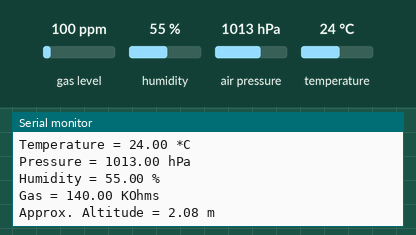
A sketch run on a simulated Arduino Uno, built with avr-gcc and run on an emulated ATmega328P. Shown: the last lines printed to the serial monitor. The inputs (shaded band) are chosen by the test bench; at power-on: gas level 100 ppm, humidity 55 %, air pressure 1013 hPa, temperature 24 °C.

Above: at 1.2 s.
1.3 s: gas level set to 20 ppm
At 2.54 s:
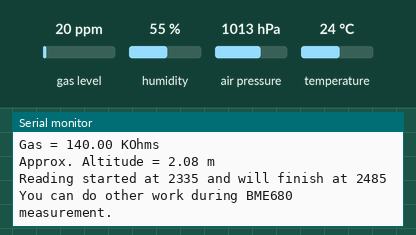
2.8 s: humidity set to 22 %
At 2.8 s:
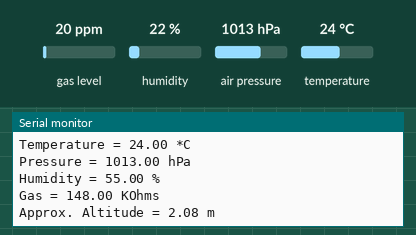
4.3 s: air pressure set to 952 hPa
At 5.6 s:
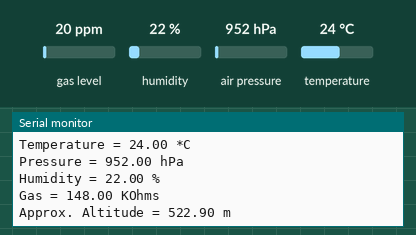
5.8 s: temperature set to 12 °C
At 7.18 s:
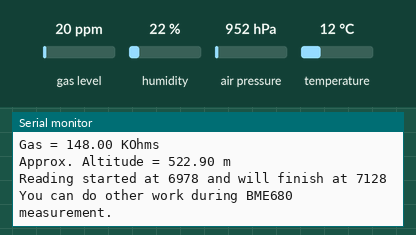
7.3 s: gas level set to 750 ppm
At 10.4 s:
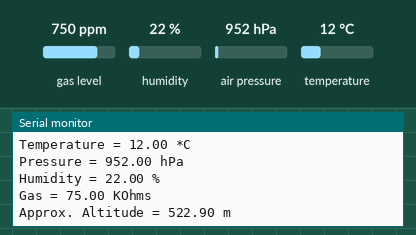
Timing chart, 0 to 11.9 s (numbered marks = the images above; inputs shaded):
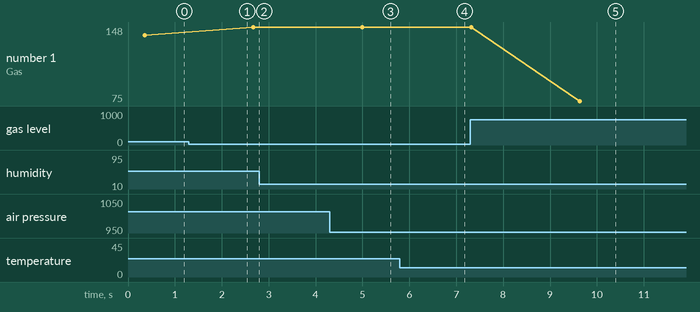

The sketch:

bme680_async_adafruit.ino
```cpp
//Libraries pour le capteur et la communication I2C
#include <Wire.h>
#include <Adafruit_Sensor.h>
#include "Adafruit_BME680.h"

//Constante de référence
#define SEALEVELPRESSURE_HPA (1013.25)

//Variable identifiant le capteur pour la communication I2C
Adafruit_BME680 bme; // I2C

void setup() {
  //Taux de communication
  Serial.begin(9600);
  //Attend que la communication avec l'ordi soit établie au travers du port série pour commencer le programme
  //Ainsi, on ne perd pas d'infos
  while (!Serial);
  Serial.println(F("BME680 async test"));

  //On essaye d'initialiser la communication avec bme.begin(). Si cela échoue, on arrête le programme
  if (!bme.begin(0x76)) {
    Serial.println(F("Could not find a valid BME680 sensor, check wiring!"));
    while (1);
  }

  // Paramètres de filtre et de oversampling du capteur - à changer si besoin
  bme.setTemperatureOversampling(BME680_OS_8X);
  bme.setHumidityOversampling(BME680_OS_2X);
  bme.setPressureOversampling(BME680_OS_4X);
  bme.setIIRFilterSize(BME680_FILTER_SIZE_3);
  bme.setGasHeater(320, 150); // 320*C for 150 ms
}

void loop() {
  //Commence les mesures
  unsigned long endTime = bme.beginReading();
  if (endTime == 0) {
    Serial.println(F("Failed to begin reading :("));
    return;
  }

  //On garde en mémoire le temps qu'on a mis à faire les mesures
  Serial.print(F("Reading started at "));
  Serial.print(millis());
  Serial.print(F(" and will finish at "));
  Serial.println(endTime);

  Serial.println(F("You can do other work during BME680 measurement."));
  delay(50); // This represents parallel work.
  // There's no need to delay() until millis() >= endTime: bme.endReading()
  // takes care of that. It's okay for parallel work to take longer than
  // BME680's measurement time.

  //Récupère la mesure si on a réussi à mesurer
  if (!bme.endReading()) {
    Serial.println(F("Failed to complete reading :("));
    return;
  }
  Serial.print(F("Reading completed at "));
  Serial.println(millis());

  Serial.print(F("Temperature = "));
  Serial.print(bme.temperature);
  Serial.println(F(" *C"));

  Serial.print(F("Pressure = "));
  Serial.print(bme.pressure / 100.0);
  Serial.println(F(" hPa"));

  Serial.print(F("Humidity = "));
  Serial.print(bme.humidity);
  Serial.println(F(" %"));

  Serial.print(F("Gas = "));
  Serial.print(bme.gas_resistance / 1000.0);
  Serial.println(F(" KOhms"));

  Serial.print(F("Approx. Altitude = "));
  Serial.print(bme.readAltitude(SEALEVELPRESSURE_HPA));
  Serial.println(F(" m"));

  Serial.println();
  delay(2000);
}
```

Measured:
- after the input at 4.3 s, the serial monitor: prints a new line after 0.65 s (image 3)
- after the input at 7.3 s, the serial monitor: prints a new line after 2.3 s (image 5)
- plotted number 1: 140 → 148 after the input at 1.3 s, 148 → 75 after the input at 7.3 s
